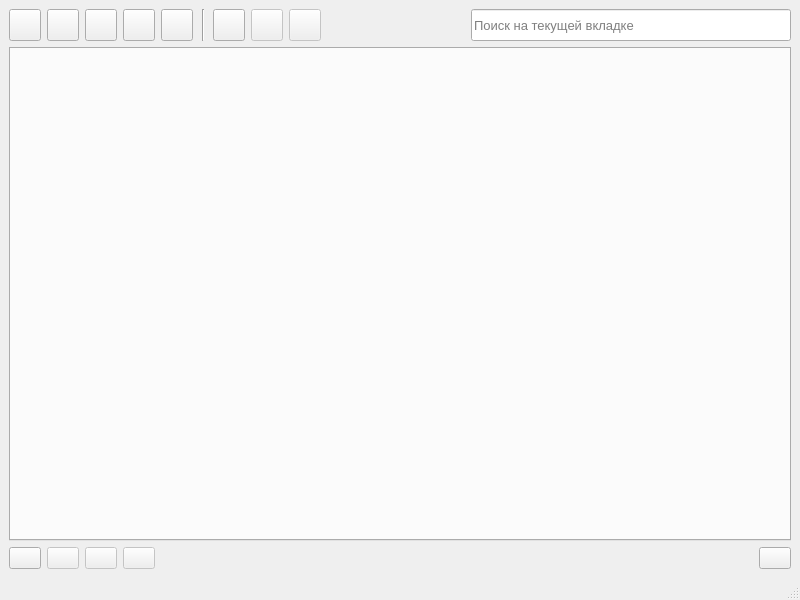
<?xml version="1.0" encoding="UTF-8"?>
<ui version="4.0">
 <class>MainWindow</class>
 <widget class="QMainWindow" name="MainWindow">
  <property name="geometry">
   <rect>
    <x>0</x>
    <y>0</y>
    <width>800</width>
    <height>600</height>
   </rect>
  </property>
  <property name="minimumSize">
   <size>
    <width>800</width>
    <height>600</height>
   </size>
  </property>
  <property name="windowTitle">
   <string>Помощник нормоконтролёра</string>
  </property>
  <property name="windowIcon">
   <iconset>
    <normaloff>icons/logo.png</normaloff>icons/logo.png</iconset>
  </property>
  <property name="styleSheet">
   <string notr="true">QListWidget::item:hover {
    background-color: #e5f3ff;
}
QListWidget::item:selected {
    background-color: #cce8ff;
	color: black;
}</string>
  </property>
  <widget class="QWidget" name="centralwidget">
   <layout class="QVBoxLayout" name="verticalLayout">
    <item>
     <layout class="QHBoxLayout" name="horizontalLayout">
      <item>
       <widget class="QPushButton" name="fileCreateButton">
        <property name="maximumSize">
         <size>
          <width>32</width>
          <height>32</height>
         </size>
        </property>
        <property name="cursor">
         <cursorShape>PointingHandCursor</cursorShape>
        </property>
        <property name="toolTip">
         <string>Создать документ</string>
        </property>
        <property name="text">
         <string/>
        </property>
        <property name="icon">
         <iconset>
          <normaloff>icons/document-new.png</normaloff>icons/document-new.png</iconset>
        </property>
        <property name="iconSize">
         <size>
          <width>24</width>
          <height>24</height>
         </size>
        </property>
       </widget>
      </item>
      <item>
       <widget class="QPushButton" name="fileOpenButton">
        <property name="maximumSize">
         <size>
          <width>32</width>
          <height>32</height>
         </size>
        </property>
        <property name="cursor">
         <cursorShape>PointingHandCursor</cursorShape>
        </property>
        <property name="toolTip">
         <string>Открыть документ</string>
        </property>
        <property name="text">
         <string/>
        </property>
        <property name="icon">
         <iconset>
          <normaloff>icons/document-open.png</normaloff>icons/document-open.png</iconset>
        </property>
        <property name="iconSize">
         <size>
          <width>24</width>
          <height>24</height>
         </size>
        </property>
       </widget>
      </item>
      <item>
       <widget class="QPushButton" name="fileSaveButton">
        <property name="maximumSize">
         <size>
          <width>32</width>
          <height>32</height>
         </size>
        </property>
        <property name="cursor">
         <cursorShape>PointingHandCursor</cursorShape>
        </property>
        <property name="toolTip">
         <string>Сохранить документ</string>
        </property>
        <property name="text">
         <string/>
        </property>
        <property name="icon">
         <iconset>
          <normaloff>icons/document-save.png</normaloff>icons/document-save.png</iconset>
        </property>
        <property name="iconSize">
         <size>
          <width>24</width>
          <height>24</height>
         </size>
        </property>
       </widget>
      </item>
      <item>
       <widget class="QPushButton" name="fileSaveAsButton">
        <property name="maximumSize">
         <size>
          <width>32</width>
          <height>32</height>
         </size>
        </property>
        <property name="cursor">
         <cursorShape>PointingHandCursor</cursorShape>
        </property>
        <property name="toolTip">
         <string>Сохранить документ как</string>
        </property>
        <property name="text">
         <string/>
        </property>
        <property name="icon">
         <iconset>
          <normaloff>icons/document-save-as.png</normaloff>icons/document-save-as.png</iconset>
        </property>
        <property name="iconSize">
         <size>
          <width>24</width>
          <height>24</height>
         </size>
        </property>
       </widget>
      </item>
      <item>
       <widget class="QPushButton" name="fileRevertButton">
        <property name="maximumSize">
         <size>
          <width>32</width>
          <height>32</height>
         </size>
        </property>
        <property name="cursor">
         <cursorShape>PointingHandCursor</cursorShape>
        </property>
        <property name="toolTip">
         <string>Отменить изменения</string>
        </property>
        <property name="text">
         <string/>
        </property>
        <property name="icon">
         <iconset>
          <normaloff>icons/document-revert.png</normaloff>icons/document-revert.png</iconset>
        </property>
        <property name="iconSize">
         <size>
          <width>24</width>
          <height>24</height>
         </size>
        </property>
       </widget>
      </item>
      <item>
       <widget class="Line" name="line">
        <property name="minimumSize">
         <size>
          <width>8</width>
          <height>32</height>
         </size>
        </property>
        <property name="orientation">
         <enum>Qt::Vertical</enum>
        </property>
       </widget>
      </item>
      <item>
       <widget class="QPushButton" name="tabAddButton">
        <property name="maximumSize">
         <size>
          <width>32</width>
          <height>32</height>
         </size>
        </property>
        <property name="cursor">
         <cursorShape>PointingHandCursor</cursorShape>
        </property>
        <property name="toolTip">
         <string>Добавить вкладку</string>
        </property>
        <property name="text">
         <string/>
        </property>
        <property name="icon">
         <iconset>
          <normaloff>icons/tab-new.png</normaloff>icons/tab-new.png</iconset>
        </property>
        <property name="iconSize">
         <size>
          <width>24</width>
          <height>24</height>
         </size>
        </property>
       </widget>
      </item>
      <item>
       <widget class="QPushButton" name="tabRemoveButton">
        <property name="enabled">
         <bool>false</bool>
        </property>
        <property name="maximumSize">
         <size>
          <width>32</width>
          <height>32</height>
         </size>
        </property>
        <property name="cursor">
         <cursorShape>PointingHandCursor</cursorShape>
        </property>
        <property name="toolTip">
         <string>Удалить вкладку</string>
        </property>
        <property name="text">
         <string/>
        </property>
        <property name="icon">
         <iconset>
          <normaloff>icons/tab-remove.png</normaloff>icons/tab-remove.png</iconset>
        </property>
        <property name="iconSize">
         <size>
          <width>24</width>
          <height>24</height>
         </size>
        </property>
       </widget>
      </item>
      <item>
       <widget class="QPushButton" name="tabEditButton">
        <property name="enabled">
         <bool>false</bool>
        </property>
        <property name="maximumSize">
         <size>
          <width>32</width>
          <height>32</height>
         </size>
        </property>
        <property name="cursor">
         <cursorShape>PointingHandCursor</cursorShape>
        </property>
        <property name="toolTip">
         <string>Переименовать вкладку</string>
        </property>
        <property name="text">
         <string/>
        </property>
        <property name="icon">
         <iconset>
          <normaloff>icons/tab-edit.png</normaloff>icons/tab-edit.png</iconset>
        </property>
        <property name="iconSize">
         <size>
          <width>24</width>
          <height>24</height>
         </size>
        </property>
       </widget>
      </item>
      <item>
       <spacer name="horizontalSpacer">
        <property name="orientation">
         <enum>Qt::Horizontal</enum>
        </property>
        <property name="sizeHint" stdset="0">
         <size>
          <width>40</width>
          <height>20</height>
         </size>
        </property>
       </spacer>
      </item>
      <item>
       <widget class="QLineEdit" name="searchLineEdit">
        <property name="minimumSize">
         <size>
          <width>320</width>
          <height>32</height>
         </size>
        </property>
        <property name="font">
         <font>
          <pointsize>10</pointsize>
         </font>
        </property>
        <property name="placeholderText">
         <string>Поиск на текущей вкладке</string>
        </property>
        <property name="clearButtonEnabled">
         <bool>true</bool>
        </property>
       </widget>
      </item>
     </layout>
    </item>
    <item>
     <widget class="QTabWidget" name="tabWidget"/>
    </item>
    <item>
     <layout class="QHBoxLayout" name="horizontalLayout_2">
      <item>
       <widget class="QPushButton" name="remarkAddButton">
        <property name="maximumSize">
         <size>
          <width>32</width>
          <height>32</height>
         </size>
        </property>
        <property name="cursor">
         <cursorShape>PointingHandCursor</cursorShape>
        </property>
        <property name="toolTip">
         <string>Добавить замечание</string>
        </property>
        <property name="text">
         <string/>
        </property>
        <property name="icon">
         <iconset>
          <normaloff>icons/add.png</normaloff>icons/add.png</iconset>
        </property>
        <property name="iconSize">
         <size>
          <width>24</width>
          <height>24</height>
         </size>
        </property>
       </widget>
      </item>
      <item>
       <widget class="QPushButton" name="remarkRemoveButton">
        <property name="enabled">
         <bool>false</bool>
        </property>
        <property name="maximumSize">
         <size>
          <width>32</width>
          <height>32</height>
         </size>
        </property>
        <property name="cursor">
         <cursorShape>PointingHandCursor</cursorShape>
        </property>
        <property name="toolTip">
         <string>Удалить выбранные замечания</string>
        </property>
        <property name="text">
         <string/>
        </property>
        <property name="icon">
         <iconset>
          <normaloff>icons/remove.png</normaloff>icons/remove.png</iconset>
        </property>
        <property name="iconSize">
         <size>
          <width>24</width>
          <height>24</height>
         </size>
        </property>
       </widget>
      </item>
      <item>
       <widget class="QPushButton" name="remarkEditButton">
        <property name="enabled">
         <bool>false</bool>
        </property>
        <property name="maximumSize">
         <size>
          <width>32</width>
          <height>32</height>
         </size>
        </property>
        <property name="cursor">
         <cursorShape>PointingHandCursor</cursorShape>
        </property>
        <property name="toolTip">
         <string>Редактировать выбранные замечания</string>
        </property>
        <property name="text">
         <string/>
        </property>
        <property name="icon">
         <iconset>
          <normaloff>icons/edit.png</normaloff>icons/edit.png</iconset>
        </property>
        <property name="iconSize">
         <size>
          <width>24</width>
          <height>24</height>
         </size>
        </property>
       </widget>
      </item>
      <item>
       <widget class="QPushButton" name="remarkCopyButton">
        <property name="enabled">
         <bool>false</bool>
        </property>
        <property name="maximumSize">
         <size>
          <width>32</width>
          <height>32</height>
         </size>
        </property>
        <property name="cursor">
         <cursorShape>PointingHandCursor</cursorShape>
        </property>
        <property name="toolTip">
         <string>Копировать выбранные замечания</string>
        </property>
        <property name="text">
         <string/>
        </property>
        <property name="icon">
         <iconset>
          <normaloff>icons/copy.png</normaloff>icons/copy.png</iconset>
        </property>
        <property name="iconSize">
         <size>
          <width>24</width>
          <height>24</height>
         </size>
        </property>
       </widget>
      </item>
      <item>
       <spacer name="horizontalSpacer_2">
        <property name="orientation">
         <enum>Qt::Horizontal</enum>
        </property>
        <property name="sizeHint" stdset="0">
         <size>
          <width>40</width>
          <height>20</height>
         </size>
        </property>
       </spacer>
      </item>
      <item>
       <widget class="QPushButton" name="listClearButton">
        <property name="enabled">
         <bool>true</bool>
        </property>
        <property name="maximumSize">
         <size>
          <width>32</width>
          <height>32</height>
         </size>
        </property>
        <property name="cursor">
         <cursorShape>PointingHandCursor</cursorShape>
        </property>
        <property name="toolTip">
         <string>Очистить список на вкладке</string>
        </property>
        <property name="text">
         <string/>
        </property>
        <property name="icon">
         <iconset>
          <normaloff>icons/clear.png</normaloff>icons/clear.png</iconset>
        </property>
        <property name="iconSize">
         <size>
          <width>24</width>
          <height>24</height>
         </size>
        </property>
       </widget>
      </item>
     </layout>
    </item>
   </layout>
  </widget>
  <widget class="QStatusBar" name="statusbar"/>
 </widget>
 <resources/>
 <connections/>
</ui>
